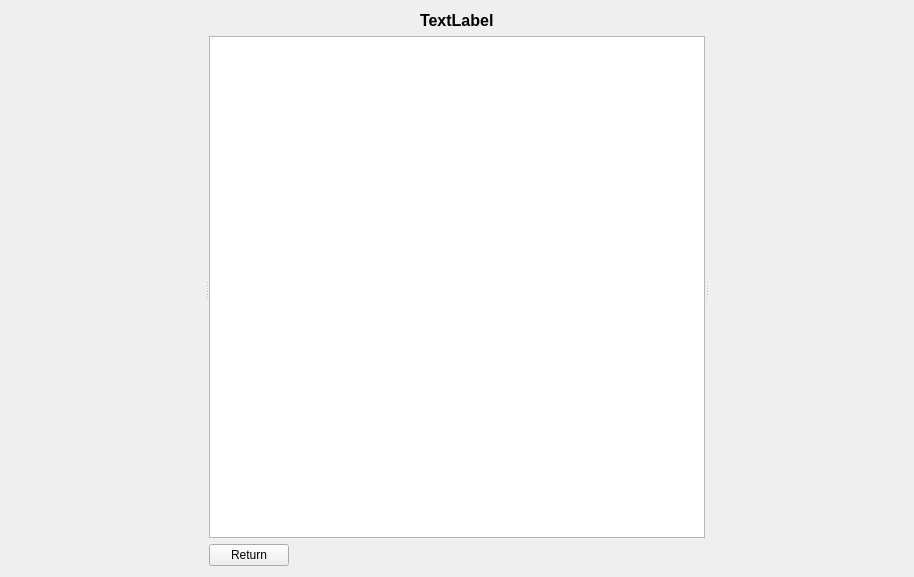
<?xml version="1.0" encoding="UTF-8"?>
<ui version="4.0">
 <class>CourseUnitInfo</class>
 <widget class="QWidget" name="CourseUnitInfo">
  <property name="geometry">
   <rect>
    <x>0</x>
    <y>0</y>
    <width>914</width>
    <height>577</height>
   </rect>
  </property>
  <property name="windowTitle">
   <string>Form</string>
  </property>
  <layout class="QHBoxLayout" name="horizontalLayout_3">
   <item>
    <widget class="QSplitter" name="splitter">
     <property name="orientation">
      <enum>Qt::Horizontal</enum>
     </property>
     <widget class="OutDeltaSkills" name="outDeltaSkills" native="true">
      <property name="minimumSize">
       <size>
        <width>100</width>
        <height>100</height>
       </size>
      </property>
     </widget>
     <widget class="QWidget" name="verticalLayoutWidget">
      <layout class="QVBoxLayout" name="verticalLayout">
       <item alignment="Qt::AlignHCenter">
        <widget class="QLabel" name="cuName">
         <property name="font">
          <font>
           <pointsize>12</pointsize>
           <weight>75</weight>
           <bold>true</bold>
          </font>
         </property>
         <property name="text">
          <string>TextLabel</string>
         </property>
        </widget>
       </item>
       <item>
        <widget class="QTextEdit" name="cuDescr">
         <property name="readOnly">
          <bool>true</bool>
         </property>
        </widget>
       </item>
       <item>
        <layout class="QHBoxLayout" name="horizontalLayout_2">
         <item>
          <widget class="QPushButton" name="returnBack">
           <property name="text">
            <string>Return</string>
           </property>
          </widget>
         </item>
         <item>
          <spacer name="horizontalSpacer">
           <property name="orientation">
            <enum>Qt::Horizontal</enum>
           </property>
           <property name="sizeHint" stdset="0">
            <size>
             <width>40</width>
             <height>20</height>
            </size>
           </property>
          </spacer>
         </item>
        </layout>
       </item>
      </layout>
     </widget>
     <widget class="QWidget" name="chat" native="true">
      <property name="minimumSize">
       <size>
        <width>100</width>
        <height>100</height>
       </size>
      </property>
     </widget>
    </widget>
   </item>
  </layout>
 </widget>
 <customwidgets>
  <customwidget>
   <class>OutDeltaSkills</class>
   <extends>QWidget</extends>
   <header>StudentClient/CourseUnitInfoPanel/outdeltaskills.h</header>
   <container>1</container>
  </customwidget>
 </customwidgets>
 <resources/>
 <connections/>
</ui>
